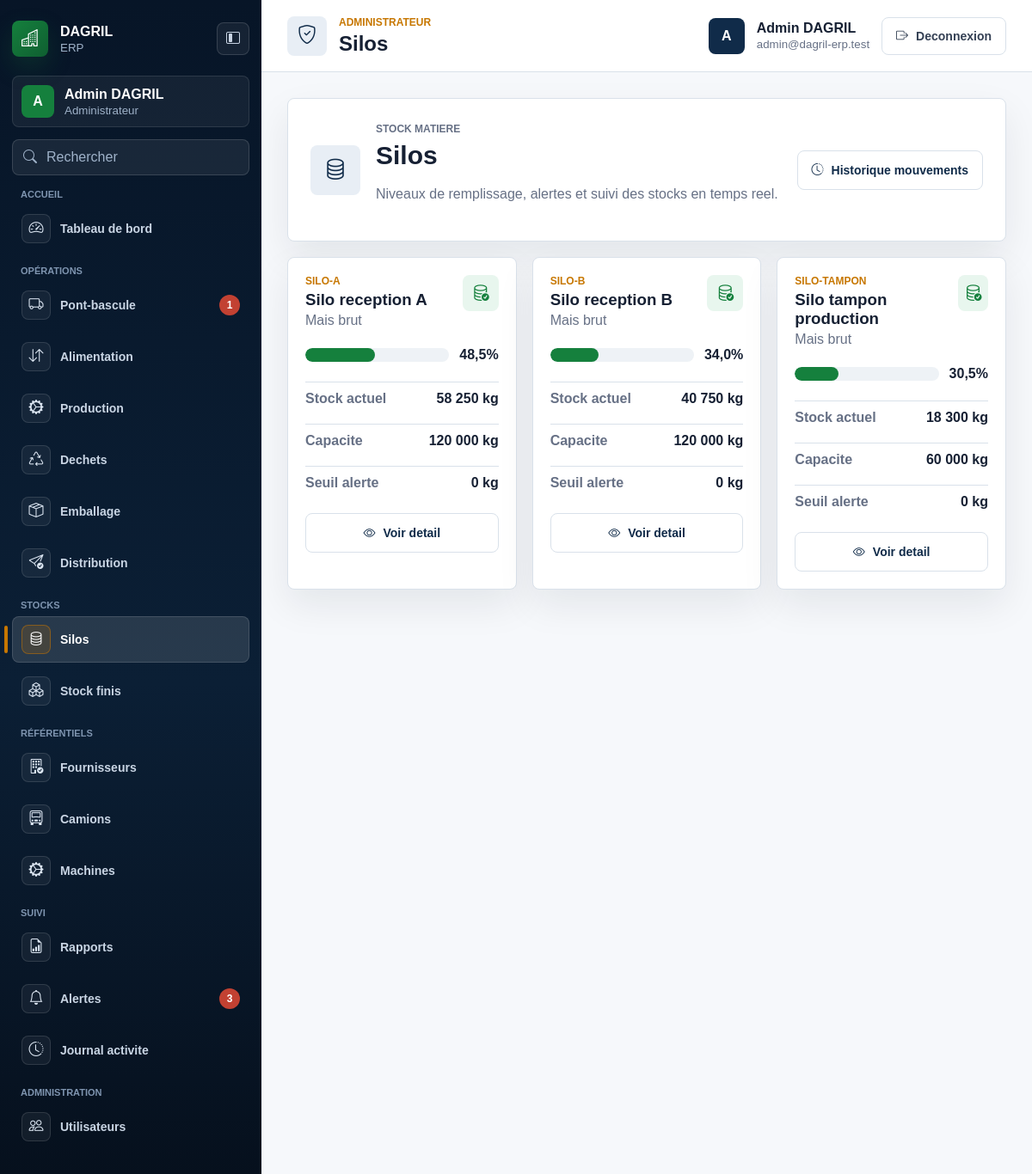
Screenshot of /silos (signed in) with the database file from the repository.
### tables this page shows
CREATE TABLE silos (
  id INT UNSIGNED AUTO_INCREMENT PRIMARY KEY,
  name VARCHAR(120) NOT NULL,
  code VARCHAR(80) NOT NULL UNIQUE,
  product_id INT UNSIGNED NULL,
  capacity_kg DECIMAL(12,3) NOT NULL DEFAULT 0,
  current_stock_kg DECIMAL(12,3) NOT NULL DEFAULT 0,
  unit VARCHAR(30) NOT NULL DEFAULT 'kg',
  alert_threshold_kg DECIMAL(12,3) NOT NULL DEFAULT 0,
  status ENUM('active', 'inactive', 'pending', 'validated', 'cancelled') NOT NULL DEFAULT 'active',
  created_at TIMESTAMP NOT NULL DEFAULT CURRENT_TIMESTAMP,
  updated_at TIMESTAMP NULL DEFAULT NULL ON UPDATE CURRENT_TIMESTAMP,
  deleted_at TIMESTAMP NULL DEFAULT NULL,
  CONSTRAINT fk_silos_product FOREIGN KEY (product_id) REFERENCES products(id)
);

CREATE TABLE products (
  id INT UNSIGNED AUTO_INCREMENT PRIMARY KEY,
  name VARCHAR(150) NOT NULL,
  code VARCHAR(80) NOT NULL UNIQUE,
  category ENUM('raw_material', 'finished_product', 'waste') NOT NULL,
  unit VARCHAR(30) NOT NULL DEFAULT 'kg',
  status ENUM('active', 'inactive', 'pending', 'validated', 'cancelled') NOT NULL DEFAULT 'active',
  created_at TIMESTAMP NOT NULL DEFAULT CURRENT_TIMESTAMP,
  updated_at TIMESTAMP NULL DEFAULT NULL ON UPDATE CURRENT_TIMESTAMP,
  deleted_at TIMESTAMP NULL DEFAULT NULL
);

### app/views/silos/index.php (the view, shortened to what the rows shown need)
<section class="dashboard-hero">
    <span class="hero-icon"><i class="bi bi-database"></i></span>
    <div>
        <p class="section-label">Stock matiere</p>
        <h2>Silos</h2>
        <p>Niveaux de remplissage, alertes et suivi des stocks en temps reel.</p>
    </div>
    <a href="<?= e(base_url('silos/movements')) ?>" class="page-action"><i class="bi bi-clock-history"></i><span>Historique mouvements</span></a>
</section>
<section class="silo-grid">
    <?php foreach ($silos as $silo): ?>
        <?php
            $fill = min(max((float) $silo['fill_rate'], 0), 100);
            $tone = $fill >= 100 ? 'red' : ($fill >= 90 ? 'orange' : (((float) $silo['alert_threshold_kg'] > 0 && (float) $silo['current_stock_kg'] <= (float) $silo['alert_threshold_kg']) ? 'orange' : 'green'));
        ?>
        <article class="silo-card">
            <div class="silo-card-head">
                <div>
                    <p class="section-label"><?= e($silo['code']) ?></p>
                    <h3><?= e($silo['name']) ?></h3>
                    <span><?= e($silo['product_name'] ?: 'Produit non affecte') ?></span>
                </div>
                <span class="metric-icon tone-<?= e($tone) ?>"><i class="bi bi-database-check"></i></span>
            </div>
            <div class="silo-level">
                <div class="silo-level-bar">
                    <span class="silo-fill tone-<?= e($tone) ?>" style="width: <?= e($fill) ?>%"></span>
                </div>
                <strong><?= e(number_format($fill, 1, ',', ' ')) ?>%</strong>
            </div>
            <div class="silo-card-stats">
                <div><span>Stock actuel</span><strong><?= e(number_format((float) $silo['current_stock_kg'], 0, ',', ' ')) ?> <?= e($silo['unit']) ?></strong></div>
                <div><span>Capacite</span><strong><?= e(number_format((float) $silo['capacity_kg'], 0, ',', ' ')) ?> <?= e($silo['unit']) ?></strong></div>
                <div><span>Seuil alerte</span><strong><?= e(number_format((float) $silo['alert_threshold_kg'], 0, ',', ' ')) ?> <?= e($silo['unit']) ?></strong></div>
            </div>
            <a href="<?= e(base_url('silos/' . $silo['id'])) ?>" class="btn-secondary silo-link"><i class="bi bi-eye"></i><span>Voir detail</span></a>
        </article>
    <?php endforeach; ?>
</section>

### app/core/Router.php (shortened to what the rows shown need)
<?php
class Router
{
    private $routes = [];
    public function add($method, $path, $handler, array $options = [])
    {
        $this->routes[] = [
            'method' => strtoupper($method),
            'path' => '/' . trim($path, '/'),
            'handler' => $handler,
            'auth' => $options['auth'] ?? false,
            'roles' => $options['roles'] ?? [],
        ];
    }
    public function dispatch($method, $uri)
    {
        $requestPath = rawurldecode(parse_url($uri, PHP_URL_PATH));
        $requestPath = '/' . trim($requestPath, '/');
        foreach ($this->routes as $route) {
            $params = [];
            if ($route['method'] === strtoupper($method) && $this->matches($route['path'], $requestPath, $params)) {
                return $this->execute($route['handler'], $params);
            }
        }
    }
    private function matches($routePath, $requestPath, array &$params)
    {
        $pattern = preg_replace('#\{([a-zA-Z_][a-zA-Z0-9_]*)\}#', '(?P<$1>[^/]+)', $routePath);
        $pattern = '#^' . $pattern . '$#';
        if (!preg_match($pattern, $requestPath, $matches)) {
            return false;
        }
        return true;
    }
    private function execute($handler, array $params = [])
    {
        if (is_string($handler) && strpos($handler, '@') !== false) {
            list($controller, $action) = explode('@', $handler, 2);
            $instance = new $controllerClass();
            return call_user_func_array([$instance, $action], $params);
        }
        throw new InvalidArgumentException('Invalid route handler.');
    }
}

### rows the page displays
silos: code "SILO-A", name "Silo reception A", product.name "Mais brut", $fill 48.5416667 (drawn), fill "48,5", current_stock_kg "58 250", unit "kg", capacity_kg "120 000", alert_threshold_kg "0"
silos: code "SILO-B", name "Silo reception B", product.name "Mais brut", $fill 33.9583333 (drawn), fill "34,0", current_stock_kg "40 750", unit "kg", capacity_kg "120 000", alert_threshold_kg "0"
silos: code "SILO-TAMPON", name "Silo tampon production", product.name "Mais brut", $fill 30.5 (drawn), fill "30,5", current_stock_kg "18 300", unit "kg", capacity_kg "60 000", alert_threshold_kg "0"

### other values shown
$group['label'] "ACCUEIL"
$item['label'] "Tableau de bord"
$group['label'] "OPÉRATIONS"
$item['label'] "Pont-bascule"
$item['badge_value'] "1"
$item['label'] "Alimentation"
$item['label'] "Production"
$item['label'] "Dechets"
$item['label'] "Emballage"
$item['label'] "Distribution"
$group['label'] "STOCKS"
$item['label'] "Silos"
$item['label'] "Stock finis"
$group['label'] "RÉFÉRENTIELS"
$item['label'] "Fournisseurs"
